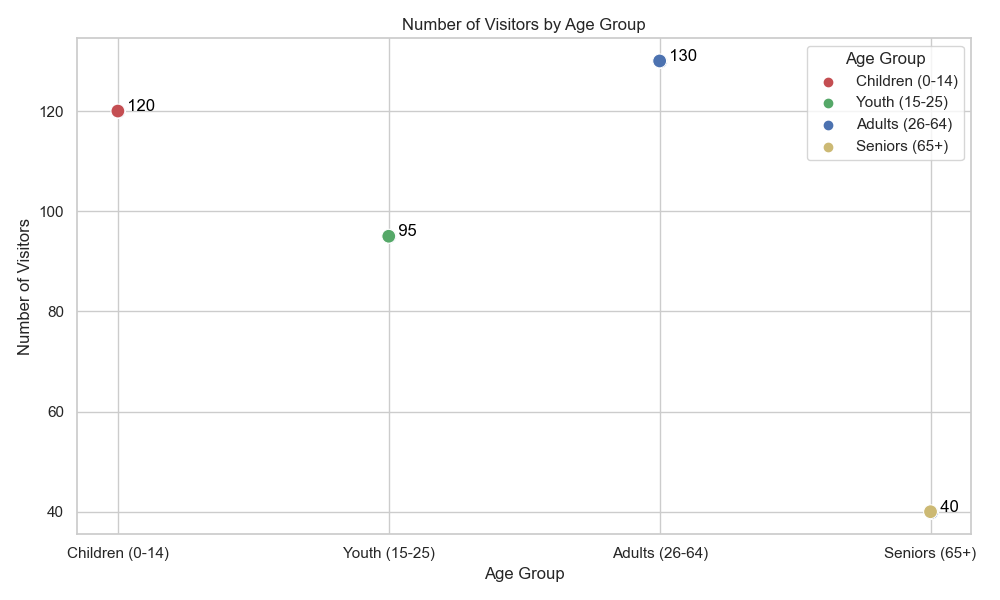

Generate this figure with Python:

import seaborn as sns
import matplotlib.pyplot as plt

# Data
data = [
    {'Age Group': 'Children (0-14)', 'Number of Visitors': 120},
    {'Age Group': 'Youth (15-25)', 'Number of Visitors': 95},
    {'Age Group': 'Adults (26-64)', 'Number of Visitors': 130},
    {'Age Group': 'Seniors (65+)', 'Number of Visitors': 40}
]

# Convert the list of dictionaries into a pandas DataFrame
import pandas as pd
df = pd.DataFrame(data)

# Create a scatterplot
sns.set_theme(style="whitegrid")
plt.figure(figsize=(10, 6))
scatterplot = sns.scatterplot(data=df, x='Age Group', y='Number of Visitors', s=100)

# Custom mappings for colors based on Age Group
palette = {'Children (0-14)': 'r', 'Youth (15-25)': 'g', 'Adults (26-64)': 'b', 'Seniors (65+)': 'y'}
scatterplot = sns.scatterplot(data=df, 
                              x='Age Group', 
                              y='Number of Visitors', 
                              hue='Age Group', 
                              palette=palette,
                              s=100)

# Annotate each point with the number of visitors
for line in range(0, df.shape[0]):
    scatterplot.text(df['Age Group'][line], df['Number of Visitors'][line], 
                     '  ' + str(df['Number of Visitors'][line]), 
                     horizontalalignment='left', 
                     size='medium', color='black')

# Show plot with legend and proper layout
plt.legend(title='Age Group')
plt.title('Number of Visitors by Age Group')
plt.tight_layout()
plt.show()
